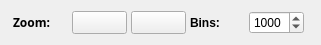
        <widget class="QWidget" name="layoutWidget">
         <property name="geometry">
          <rect>
           <x>200</x>
           <y>60</y>
           <width>321</width>
           <height>34</height>
          </rect>
         </property>
         <layout class="QHBoxLayout" name="zoomLayout">
          <property name="spacing">
           <number>2</number>
          </property>
          <item>
           <widget class="QLabel" name="zoomLabel">
            <property name="maximumSize">
             <size>
              <width>55</width>
              <height>16777215</height>
             </size>
            </property>
            <property name="font">
             <font>
              <family>Sans Serif</family>
              <weight>75</weight>
              <bold>true</bold>
             </font>
            </property>
            <property name="text">
             <string>Zoom:</string>
            </property>
           </widget>
          </item>
          <item>
           <widget class="QToolButton" name="zoomInButton">
            <property name="enabled">
             <bool>true</bool>
            </property>
            <property name="sizePolicy">
             <sizepolicy hsizetype="MinimumExpanding" vsizetype="Fixed">
              <horstretch>0</horstretch>
              <verstretch>0</verstretch>
             </sizepolicy>
            </property>
            <property name="minimumSize">
             <size>
              <width>0</width>
              <height>0</height>
             </size>
            </property>
            <property name="maximumSize">
             <size>
              <width>55</width>
              <height>25</height>
             </size>
            </property>
            <property name="toolTip">
             <string>Zoom In by 20 bins</string>
            </property>
            <property name="text">
             <string/>
            </property>
            <property name="iconSize">
             <size>
              <width>10</width>
              <height>10</height>
             </size>
            </property>
            <property name="checkable">
             <bool>false</bool>
            </property>
            <property name="checked">
             <bool>false</bool>
            </property>
            <property name="autoRepeat">
             <bool>true</bool>
            </property>
           </widget>
          </item>
          <item>
           <widget class="QToolButton" name="zoomOutButton">
            <property name="enabled">
             <bool>true</bool>
            </property>
            <property name="sizePolicy">
             <sizepolicy hsizetype="MinimumExpanding" vsizetype="Fixed">
              <horstretch>0</horstretch>
              <verstretch>0</verstretch>
             </sizepolicy>
            </property>
            <property name="minimumSize">
             <size>
              <width>0</width>
              <height>0</height>
             </size>
            </property>
            <property name="maximumSize">
             <size>
              <width>55</width>
              <height>25</height>
             </size>
            </property>
            <property name="toolTip">
             <string>Zoom Out by 20 bins</string>
            </property>
            <property name="text">
             <string/>
            </property>
            <property name="iconSize">
             <size>
              <width>10</width>
              <height>10</height>
             </size>
            </property>
            <property name="autoRepeat">
             <bool>true</bool>
            </property>
           </widget>
          </item>
          <item>
           <widget class="QLabel" name="zoomBinsLabel">
            <property name="enabled">
             <bool>true</bool>
            </property>
            <property name="sizePolicy">
             <sizepolicy hsizetype="Preferred" vsizetype="Preferred">
              <horstretch>0</horstretch>
              <verstretch>0</verstretch>
             </sizepolicy>
            </property>
            <property name="maximumSize">
             <size>
              <width>55</width>
              <height>16777215</height>
             </size>
            </property>
            <property name="font">
             <font>
              <weight>75</weight>
              <bold>true</bold>
             </font>
            </property>
            <property name="toolTip">
             <string>Number of Bins in Maps</string>
            </property>
            <property name="text">
             <string>Bins:</string>
            </property>
           </widget>
          </item>
          <item>
           <widget class="QSpinBox" name="zoomBinsSpinBox">
            <property name="enabled">
             <bool>true</bool>
            </property>
            <property name="sizePolicy">
             <sizepolicy hsizetype="MinimumExpanding" vsizetype="Fixed">
              <horstretch>0</horstretch>
              <verstretch>0</verstretch>
             </sizepolicy>
            </property>
            <property name="minimumSize">
             <size>
              <width>0</width>
              <height>0</height>
             </size>
            </property>
            <property name="maximumSize">
             <size>
              <width>55</width>
              <height>16777215</height>
             </size>
            </property>
            <property name="toolTip">
             <string>Change number of Bins to Zoom In and Out</string>
            </property>
            <property name="buttonSymbols">
             <enum>QAbstractSpinBox::UpDownArrows</enum>
            </property>
            <property name="accelerated">
             <bool>true</bool>
            </property>
            <property name="keyboardTracking">
             <bool>false</bool>
            </property>
            <property name="minimum">
             <number>50</number>
            </property>
            <property name="maximum">
             <number>5000</number>
            </property>
            <property name="singleStep">
             <number>10</number>
            </property>
            <property name="value">
             <number>1000</number>
            </property>
           </widget>
          </item>
         </layout>
        </widget>
